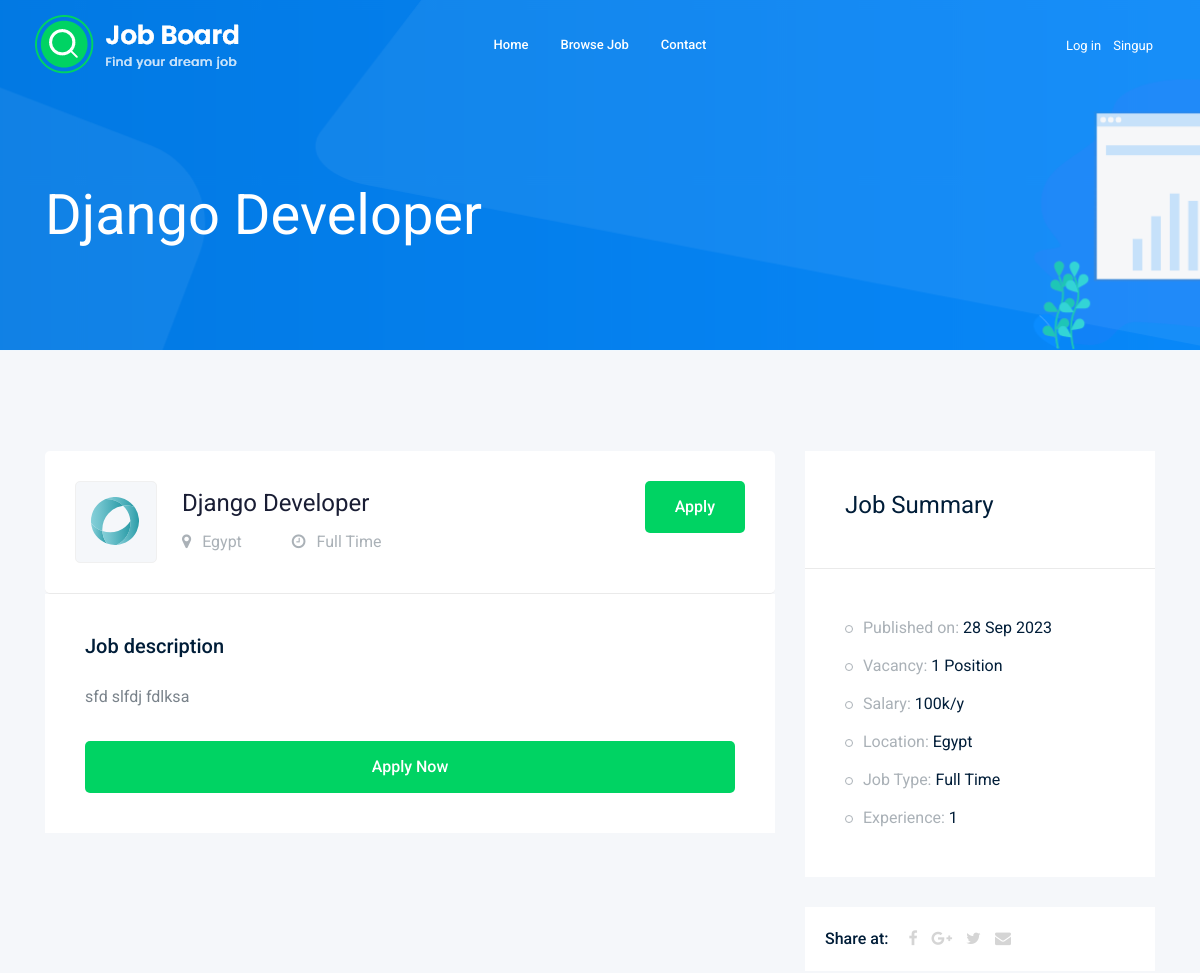
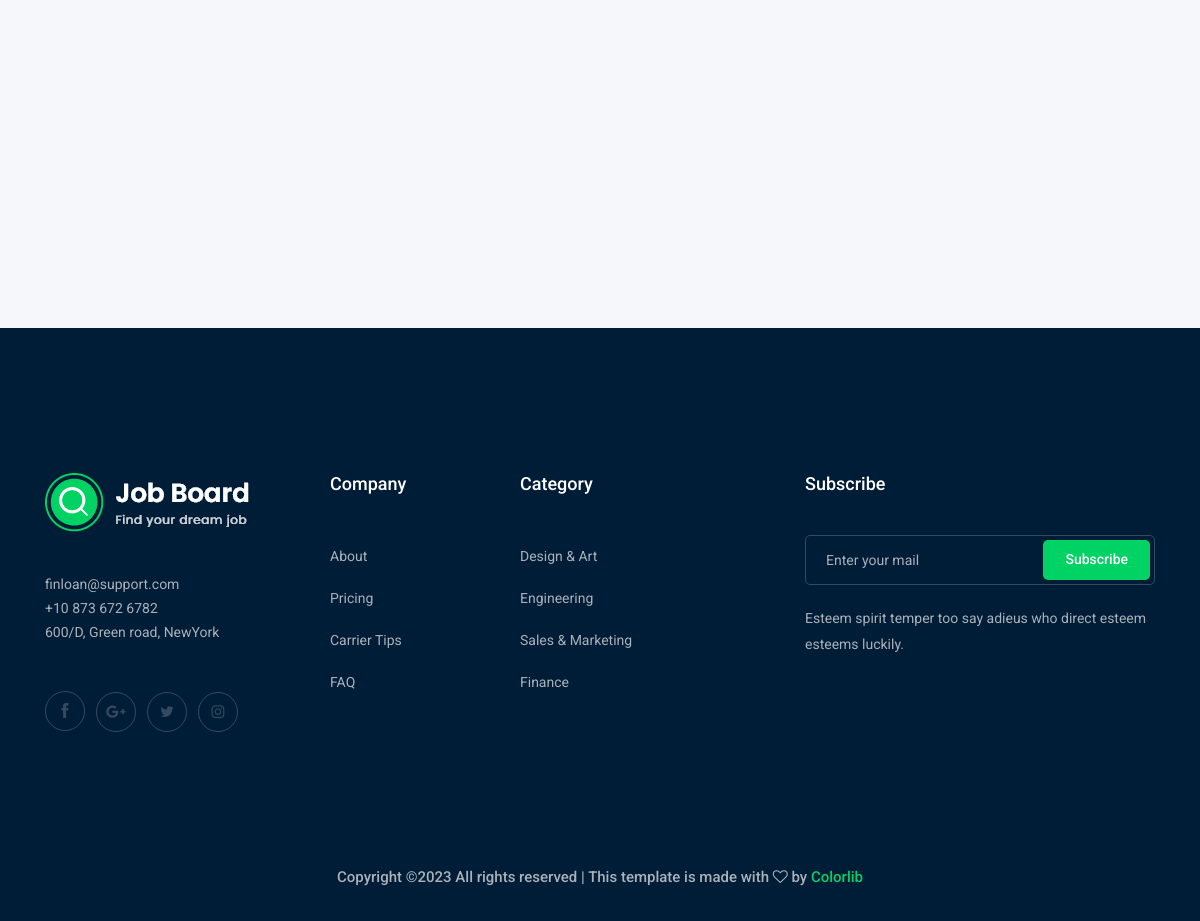
The page /jobs/12 on the database its author committed (2 pictures, top to bottom).
### job/models.py (models this page shows, shortened)
class Job(models.Model):
    title = models.CharField(max_length=50)
    description = models.TextField(max_length=2000)
    job_type = models.CharField(max_length=20, choices=JOB_TYPE_CHOICES)
    vacancy = models.PositiveIntegerField(default=1, validators=[MinValueValidator(1), MaxValueValidator(10)])
    salary = models.PositiveIntegerField(default=100, validators=[MinValueValidator(100), MaxValueValidator(100000)])
    experience = models.PositiveIntegerField(default=1, validators=[MinValueValidator(1), MaxValueValidator(50)])
    location = models.CharField(max_length=100, default='Egypt')
    image = models.FileField(upload_to=job_image_upload, default='none')
    published_at = models.DateTimeField(auto_now=True)
    category = models.ForeignKey(Category, related_name='job_category', on_delete=models.CASCADE)
    owner = models.ForeignKey(User, related_name='job_owner', on_delete=models.CASCADE)
    class Meta:
        db_table = 'job'

### job/views.py (the view)
# urls.py: path('<int:id>', views.job_details, name='job_details'),
def job_details(request, id):
    job_details = Job.objects.get(id=id)
    context = {'job': job_details}
    return render(request, 'job_details.html', context)

### job/templates/job_details.html (shortened to what this page needs)
{% extends "base.html" %}
{% load bootstrap5 %}
{% block content %}
    <div class="bradcam_area bradcam_bg_1">
        <div class="container">
            <div class="row">
                <div class="col-xl-12">
                    <div class="bradcam_text">
                        <h3>{{job.title}}</h3>
                    </div>
                </div>
            </div>
        </div>
    </div>
    <div class="job_details_area">
        <div class="container">
            <div class="row">
                <div class="col-lg-8">
                    <div class="job_details_header">
                        <div class="single_jobs white-bg d-flex justify-content-between">
                            <div class="jobs_left d-flex align-items-center">
                                <div class="thumb">
                                    <img src="{{job.image.url}}" alt="">
                                </div>
                                <div class="jobs_conetent">
                                    <a href="#"><h4>{{job.title}}</h4></a>
                                    <div class="links_locat d-flex align-items-center">
                                        <div class="location">
                                            <p> <i class="fa fa-map-marker"></i> {{job.location}}</p>
                                        </div>
                                        <div class="location">
                                            <p> <i class="fa fa-clock-o"></i> {{job.job_type}}</p>
                                        </div>
                                    </div>
                                </div>
                            </div>
                            <div class="jobs_right">
                                <div>
                                    <a class="boxed-btn3" href="{% url 'jobs:job_apply' job.id %}">Apply</a>
                                </div>
                            </div>
                        </div>
                    </div>
                    <div class="descript_wrap white-bg">
                        <div class="single_wrap">
                            <h4>Job description</h4>
                            <p>{{job.description}}</p>
                        </div>
                        <div>
                            <a class="boxed-btn3 w-100" href="{% url 'jobs:job_apply' job.id %}">Apply Now</a>
                        </div>
                    </div>
                </div>
                <div class="col-lg-4">
                    <div class="job_sumary">
                        <div class="summery_header">
                            <h3>Job Summary</h3>
                        </div>
                        <div class="job_content">
                            <ul>
                                <li>Published on: <span>{{job.published_at|date:'d M o'}}</span></li>
                                <li>Vacancy: <span>{{job.vacancy}} Position</span></li>
                                <li>Salary: <span>{{job.salary}}k/y</span></li>
                                <li>Location: <span>{{job.location}}</span></li>
                                <li>Job Type: <span> {{job.job_type}}</span></li>
                                <li>Experience: <span> {{job.experience}}</span></li>
                            </ul>
                        </div>
                    </div>
                    <div class="share_wrap d-flex">
                        <span>Share at:</span>
                        <ul>
                            <li><a href="#"> <i class="fa fa-facebook"></i></a> </li>
                            <li><a href="#"> <i class="fa fa-google-plus"></i></a> </li>
                            <li><a href="#"> <i class="fa fa-twitter"></i></a> </li>
                            <li><a href="#"> <i class="fa fa-envelope"></i></a> </li>
                        </ul>
                    </div>
                    <div class="job_location_wrap">
                        <div class="job_lok_inner">
                            <div id="map" style="height: 200px;"></div>
                        </div>
                    </div>
                </div>
            </div>
        </div>
    </div>
{% endblock content %}

### rows shown on the page
Job: title "Django Developer", image (picture), location "Egypt", job_type "Full Time", description "sfd slfdj fdlksa", published_at "28 Sep 2023", vacancy "1", salary "100", experience "1"
